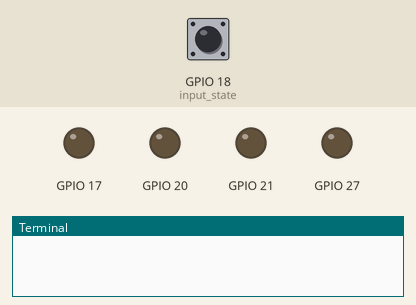
The program below on a simulated Raspberry Pi (BCM pin numbers). Parts: output pins drawn as LEDs (lit = HIGH), the last lines printed to the terminal. The test bench sets the inputs (shaded band); at power-on: GPIO 18 (input_state) HIGH.

Above: at 1.2 s.
1.3 s: GPIO 18 (input_state) pulled LOW for 0.15 s
At 4.0 s:
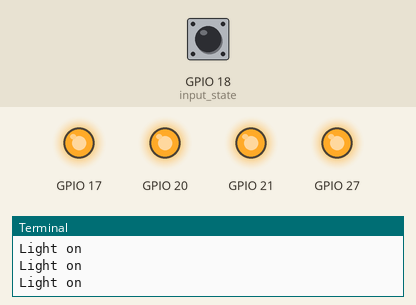
4.3 s: GPIO 18 (input_state) pulled LOW for 1 s
At 4.7 s:
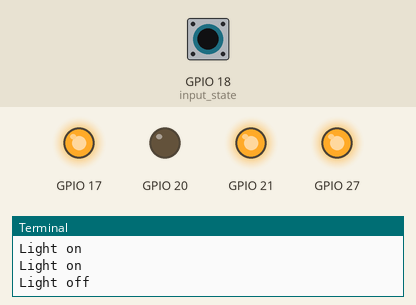
7.3 s: GPIO 18 (input_state) pulled LOW for 3.2 s
At 7.7 s:
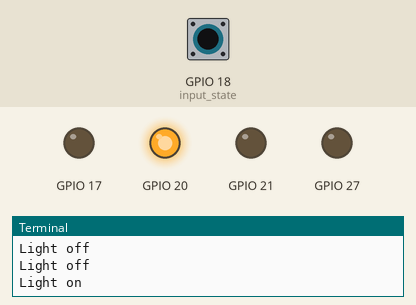
Timing chart, 0 to 12.3 s (numbered marks = the images above; inputs shaded):
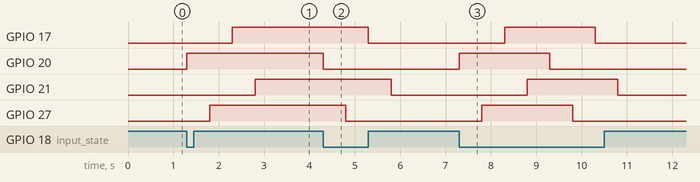

The program:

blinking-led.py
```python
# Flashing leds
# Raspberry Pi


import RPi.GPIO as GPIO
import time

GPIO.setmode(GPIO.BCM)
GPIO.setwarnings(False)

GPIO.setup(27, GPIO.OUT)
GPIO.setup(20, GPIO.OUT)
GPIO.setup(17, GPIO.OUT)
GPIO.setup(21, GPIO.OUT)
GPIO.setup(18, GPIO.IN, pull_up_down=GPIO.PUD_UP)


def light_on_off(num):
	''' Turn LED ON if it is OFF and reciprocally
	Args:
	     num: RasPiO pin number
	'''
	light_state = GPIO.input(num)
	if light_state == False:
        		print('Light on')
			GPIO.output(num, GPIO.HIGH)
			time.sleep(0.5)
	if light_state == True:
        		print('Light off')
			GPIO.output(num, GPIO.LOW)
			time.sleep(0.5)

while True:
    input_state = GPIO.input(18)
    if input_state == False:
	light_on_off(20)
	light_on_off(27)
	light_on_off(17)
	light_on_off(21)


GPIO.cleanup()
```

Measured:
- after the input at 1.3 s, GPIO 17: LOW → HIGH after 1.0 s; GPIO 20: LOW → HIGH at once; GPIO 21: LOW → HIGH after 1.5 s; GPIO 27: LOW → HIGH after 0.50 s
- after the input at 4.3 s, GPIO 17: HIGH → LOW after 1.0 s; GPIO 20: HIGH → LOW at once; GPIO 21: HIGH → LOW after 1.5 s; GPIO 27: HIGH → LOW after 0.50 s
- after the input at 7.3 s, GPIO 17: LOW → HIGH after 1.0 s, → LOW 2.0 s later; GPIO 20: LOW → HIGH at once, → LOW 2.0 s later; GPIO 21: LOW → HIGH after 1.5 s, → LOW 2.0 s later; GPIO 27: LOW → HIGH after 0.50 s, → LOW 2.0 s later
